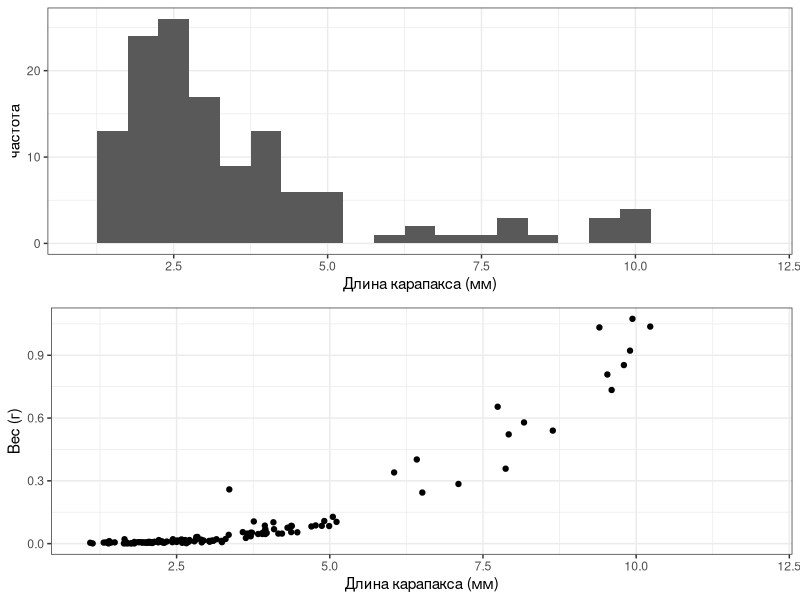
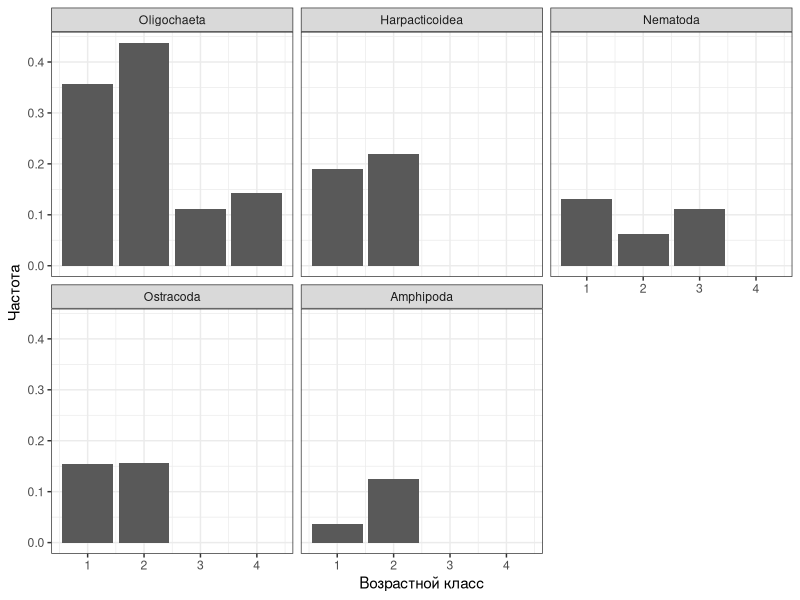

Source code (R) for these figures, in order:
## ---- chunk 1
knitr::opts_chunk$set(echo = FALSE , warning = FALSE, message = FALSE)
## ---- chunk 2
library(readxl)
library(dplyr)
library(cowplot)
library(ggplot2)
library(knitr)

crang <- 
  read_excel("Data/Crangon_2023.xlsx")
  
  

crang$L_Car<- as.numeric(crang$L_Car)

crang <- 
  crang %>% 
  filter(L_Car >= 1)

N_df <-
crang %>% 
  group_by(Sample) %>% 
  summarise(N = n())

d <- max(N_df$N) - round(max(N_df$N), -1)

## ---- chunk 3

Pl_L_car<-
ggplot(crang, aes(x = L_Car))+
  geom_histogram(binwidth = 0.5)+
  theme_bw() +
  labs(x= "Длина карапакса (мм)", y = "частота") +
  xlim(1, 12)

Pl_L_W<-
ggplot(crang, aes(x = L_Car, y = W))+
  geom_point()+
  theme_bw()+
  labs(x = "Длина карапакса (мм)", y= "Вес (г)")+
  xlim(1, 12)

## ---- chunk 4


plot_grid(Pl_L_car, Pl_L_W, ncol = 1)

## ---- chunk 5
library(reshape2)

crang_long <- 
melt(crang, id.vars = c("Sample", "ID", "L_Car",  "W", "Class"), variable.name = "Species", value.name = "Presence")

crang_long_2 <- 
  crang_long %>% 
  filter(! Species %in% c("Empty", "Animalia indet.", "Мелкий песок"))
  


## ---- chunk 6
df_1 <- 
crang_long_2 %>% 
  group_by(Species, Class) %>% 
  summarise(Freq = mean(Presence == 1)) %>% 
  dcast(Species ~ Class)

df_2 <- 
crang_long_2 %>% 
  group_by(Species) %>% 
  summarise(Freq = mean(Presence == 1))

freq <-
merge(df_1, df_2)

freq <-
freq %>% arrange(desc(Freq))

species_include <-
freq %>% 
  filter(Freq >= 0.05) %>% 
  pull(Species)

## ---- chunk 7
kable(freq, 
      digits = c(0, 3,3,3,3,3), 
      col.names = c("Пищевые объекты", "Класс 1",	"Класс 2",	"Класс 3",	"Класс 4",	"Общая встречаемость"), 
      caption = "**Таблица 1**. Частота встречаемости пищевых компонентов в желудках особей разных размерно-возрастных классов "
        
      )
## ---- chunk 8
crang_long_2 %>% 
  filter(Species %in% species_include) %>% 
  group_by(Species, Class) %>% 
  summarise(Freq = mean(Presence == 1)) %>% 
  ggplot(aes(x = Class, y = Freq)) +
  geom_col() +
  facet_wrap(~Species) +
  theme_bw() +
  labs(x = "Возрастной класс", y = "Частота")

## ---- chunk 9

